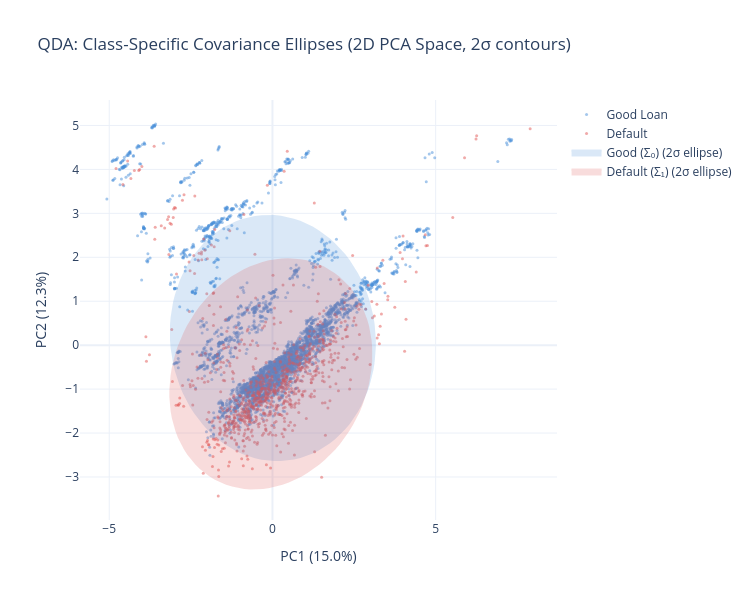

Here is the notebook cell this chart was saved with:
### Markdown cell above
---
## 9. Covariance Ellipses (Class-Specific Shapes)

### Code cell
from matplotlib.patches import Ellipse
import matplotlib.patches as mpatches

def plot_covariance_ellipse(fig, mu, cov, color, name, n_std=2.0):
    """Add a covariance ellipse to a plotly figure."""
    eigenvalues, eigenvectors = np.linalg.eig(cov)
    order = eigenvalues.argsort()[::-1]
    eigenvalues = eigenvalues[order]
    eigenvectors = eigenvectors[:, order]
    
    angle = np.degrees(np.arctan2(eigenvectors[1, 0], eigenvectors[0, 0]))
    width, height = 2 * n_std * np.sqrt(eigenvalues)
    
    # Create ellipse path
    theta = np.linspace(0, 2*np.pi, 100)
    ellipse_x = width/2 * np.cos(theta)
    ellipse_y = height/2 * np.sin(theta)
    
    # Rotate
    angle_rad = np.radians(angle)
    cos_a, sin_a = np.cos(angle_rad), np.sin(angle_rad)
    x_rot = cos_a * ellipse_x - sin_a * ellipse_y + mu[0]
    y_rot = sin_a * ellipse_x + cos_a * ellipse_y + mu[1]
    
    fig.add_trace(go.Scatter(
        x=x_rot, y=y_rot, mode="lines", name=name,
        line=dict(color=color, width=2),
        fill="toself", fillcolor=color, opacity=0.2,
    ))

fig_ellipse = go.Figure()

# Plot training data
for label, color, name in [(0, COLORS["accent"], "Good Loan"), (1, COLORS["red"], "Default")]:
    mask = y_train == label
    fig_ellipse.add_trace(go.Scatter(
        x=X_train_2d[mask, 0], y=X_train_2d[mask, 1],
        mode="markers", name=name,
        marker=dict(color=color, size=3, opacity=0.5),
    ))

# Get QDA means and covariances in 2D space
qda_2d_fitted = QuadraticDiscriminantAnalysis(reg_param=best_reg_param)
qda_2d_fitted.fit(X_train_2d, y_train)

def compute_2d_cov(X, y, class_label, means):
    """Compute covariance matrix for a specific class in 2D."""
    mask = y == class_label
    X_class = X[mask]
    mean = means[class_label]
    centered = X_class - mean
    cov = (centered.T @ centered) / len(X_class)
    return cov

for c, color, name in [(0, COLORS["accent"], "Good (Σ₀)"), (1, COLORS["red"], "Default (Σ₁)")]:
    mu = qda_2d_fitted.means_[c]
    cov = compute_2d_cov(X_train_2d, y_train, c, qda_2d_fitted.means_)
    plot_covariance_ellipse(fig_ellipse, mu, cov, color, f"{name} (2σ ellipse)", n_std=2)

fig_ellipse.update_layout(
    title="QDA: Class-Specific Covariance Ellipses (2D PCA Space, 2σ contours)",
    xaxis_title=f"PC1 ({pca_2d.explained_variance_ratio_[0]:.1%})",
    yaxis_title=f"PC2 ({pca_2d.explained_variance_ratio_[1]:.1%})",
    height=600, width=750,
)
fig_ellipse.show()
save_chart(fig_ellipse, MODEL_SLUG, "covariance_ellipses_2d")

### Figure 1 — Plotly figure (JSON) as saved in the notebook; plotly's stock layout.template omitted (floating-point values rounded to 4 significant figures; data arrays with more than 128 entries replaced by an {"elided": "..."} marker saying what was removed)
{"data": [{"marker": {"color": "#4A90D9", "opacity": 0.5, "size": 3}, "mode": "markers", "name": "Good Loan", "type": "scatter", "x": {"elided": "3578 float values"}, "y": {"elided": "3578 float values"}}, {"marker": {"color": "#E15554", "opacity": 0.5, "size": 3}, "mode": "markers", "name": "Default", "type": "scatter", "x": {"elided": "892 float values"}, "y": {"elided": "892 float values"}}, {"fill": "toself", "fillcolor": "#4A90D9", "line": {"color": "#4A90D9", "width": 2}, "mode": "lines", "name": "Good (Σ₀) (2σ ellipse)", "opacity": 0.2, "type": "scatter", "x": [3.099, 3.124, 3.137, 3.137, 3.124, 3.099, 3.061, 3.011, 2.949, 2.875, 2.79, 2.693, 2.586, 2.468, 2.34, 2.203, 2.057, 1.903, 1.742, 1.573, 1.398, 1.218, 1.032, 0.8428, 0.65, 0.4547, 0.2575, 0.05939, -0.1389, -0.3367, -0.533, -0.7271, -0.9182, -1.106, -1.289, -1.466, -1.638, -1.803, -1.961, -2.11, -2.252, -2.384, -2.506, -2.619, -2.72, -2.811, -2.891, -2.958, -3.014, -3.058, -3.089, -3.107, -3.114, -3.107, -3.088, -3.057, -3.013, -2.957, -2.889, -2.809, -2.718, -2.616, -2.503, -2.381, -2.248, -2.107, -1.957, -1.799, -1.634, -1.462, -1.284, -1.101, -0.9134, -0.7222, -0.528, -0.3317, -0.1339, 0.0644, 0.2625, 0.4596, 0.655, 0.8477, 1.037, 1.222, 1.403, 1.577, 1.746, 1.907, 2.061, 2.207, 2.344, 2.471, 2.588, 2.696, 2.792, 2.877, 2.951, 3.012, 3.062, 3.099], "y": [-0.3943, -0.2205, -0.04507, 0.1312, 0.3075, 0.4833, 0.6578, 0.8303, 1.0, 1.167, 1.329, 1.487, 1.639, 1.785, 1.925, 2.058, 2.183, 2.3, 2.409, 2.508, 2.598, 2.678, 2.748, 2.808, 2.857, 2.895, 2.922, 2.938, 2.943, 2.936, 2.919, 2.89, 2.85, 2.8, 2.739, 2.667, 2.586, 2.494, 2.394, 2.284, 2.166, 2.04, 1.906, 1.765, 1.618, 1.464, 1.306, 1.143, 0.9761, 0.8058, 0.633, 0.4583, 0.2824, 0.106, -0.07016, -0.2454, -0.419, -0.5902, -0.7584, -0.9229, -1.083, -1.238, -1.388, -1.531, -1.667, -1.796, -1.917, -2.03, -2.134, -2.229, -2.314, -2.389, -2.454, -2.508, -2.552, -2.584, -2.606, -2.616, -2.615, -2.603, -2.58, -2.546, -2.501, -2.445, -2.379, -2.302, -2.216, -2.12, -2.015, -1.901, -1.778, -1.648, -1.511, -1.367, -1.216, -1.06, -0.8997, -0.7346, -0.5659, -0.3943]}, {"fill": "toself", "fillcolor": "#E15554", "line": {"color": "#E15554", "width": 2}, "mode": "lines", "name": "Default (Σ₁) (2σ ellipse)", "opacity": 0.2, "type": "scatter", "x": [2.874, 2.807, 2.728, 2.638, 2.538, 2.426, 2.305, 2.175, 2.035, 1.887, 1.731, 1.568, 1.399, 1.224, 1.043, 0.8583, 0.6698, 0.4784, 0.2849, 0.09011, -0.1053, -0.3005, -0.4946, -0.687, -0.8768, -1.063, -1.246, -1.423, -1.595, -1.761, -1.92, -2.071, -2.215, -2.349, -2.474, -2.59, -2.695, -2.79, -2.873, -2.946, -3.006, -3.055, -3.091, -3.116, -3.128, -3.127, -3.114, -3.089, -3.052, -3.002, -2.941, -2.868, -2.783, -2.688, -2.582, -2.466, -2.34, -2.205, -2.061, -1.909, -1.749, -1.583, -1.411, -1.233, -1.05, -0.8631, -0.6731, -0.4806, -0.2863, -0.09112, 0.1043, 0.299, 0.4924, 0.6836, 0.8718, 1.056, 1.236, 1.411, 1.58, 1.743, 1.898, 2.045, 2.184, 2.314, 2.435, 2.545, 2.645, 2.734, 2.812, 2.879, 2.933, 2.976, 3.006, 3.024, 3.03, 3.024, 3.005, 2.973, 2.93, 2.874], "y": [0.5769, 0.7203, 0.8583, 0.9901, 1.115, 1.233, 1.344, 1.447, 1.541, 1.626, 1.702, 1.768, 1.825, 1.872, 1.909, 1.935, 1.951, 1.956, 1.951, 1.936, 1.91, 1.873, 1.827, 1.771, 1.704, 1.629, 1.544, 1.45, 1.348, 1.238, 1.12, 0.9948, 0.8632, 0.7254, 0.5822, 0.4339, 0.2813, 0.1249, -0.03459, -0.1966, -0.3604, -0.5254, -0.691, -0.8563, -1.021, -1.184, -1.345, -1.503, -1.658, -1.808, -1.954, -2.095, -2.23, -2.359, -2.481, -2.595, -2.701, -2.8, -2.889, -2.97, -3.041, -3.103, -3.155, -3.197, -3.228, -3.249, -3.26, -3.26, -3.25, -3.229, -3.198, -3.157, -3.105, -3.044, -2.973, -2.892, -2.803, -2.705, -2.599, -2.485, -2.363, -2.235, -2.1, -1.96, -1.814, -1.663, -1.509, -1.351, -1.19, -1.027, -0.8623, -0.697, -0.5314, -0.3664, -0.2025, -0.04042, 0.1192, 0.2757, 0.4285, 0.5769]}], "layout": {"height": 600, "title": {"text": "QDA: Class-Specific Covariance Ellipses (2D PCA Space, 2σ contours)"}, "width": 750, "xaxis": {"title": {"text": "PC1 (15.0%)"}}, "yaxis": {"title": {"text": "PC2 (12.3%)"}}}}
